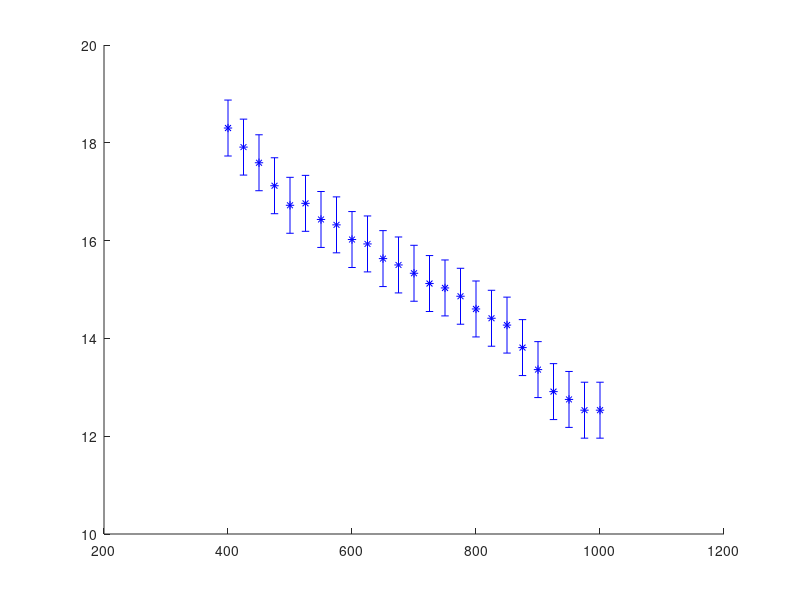

This chart was generated by the following MATLAB code: (Note: this script raises an error after producing the figure.)
%% Calibration of the Ocean spectrometer

%This section shows the calibration  of the ocean spectrometer using the
%calibration source. 
Expected1 = [365.015
404.656
407.783
435.833
546.074
576.96
579.066
696.543
706.722
710.748
727.294
738.393
750.387
763.511
772.376
794.818
800.616
811.531
826.452
852.144
866.794
912.297
922.45];

Recorded1 = [367.11
406.46
409.60
438.41
549.29
578.51
580.62
697.97
708.17
716.22
728.82
739.84
751.76
764.92
773.91
796.22
802.32
812.81
827.80
853.51
868.20
913.49
923.72];

%Remember fluctuation of 0.2nm 

Difference1 = Recorded1 - Expected1;
%This equation gives the delta between the expected values and the
%recorded values so that we can calculate the standard deviation.

Average = mean(Difference1)
Standard_derivation = std(Difference1)

Standard_error = Standard_derivation/sqrt(length(Difference1))
% This is the associated error on the average
%% Calibration of the Bentham monochromator

clc

Expected2 = [
400
425
450
475
500
525
550
575
600
625
650
675
700
725
750
775
800
825
850
875
900
925
950
975
1000];

Recorded2 = [416.51
441.12
465.80
490.33
514.93
539.97
564.64
589.53
614.23
639.14
663.84
688.71
713.54
738.33
763.24
788.07
812.81
837.62
862.48
887.02
911.57
936.12
960.96
985.74
1010.74];

Adjusted2 = Recorded2 + Average;

Difference2 = Adjusted2 - Expected2;

standard_deviation2 = std(Difference2);
weights = 1 / standard_deviation2.^2; 
weightsplot = weights*ones(length(Difference2),1);

%Using the standard error approach to combine the standard error on the
%ocean optics offset average and the error of 0.2nm on the read out of the
%wavelengths on the spectrasuite

serror = sqrt(0.2^2 + Standard_error^2 + 0.5^2);
serrorplot = serror * ones(length(Difference2),1);
clf
hold on
errorbar(Expected2,Difference2,serrorplot,'*b')
plot(fittedmodel1)
xlabel('Wavelength (nm)')
ylabel('Difference in wavelength (nm)')
title('Plot of the difference in wavelength against the wavelength in spectra')
legend('off')
hold off

Bound = confint(fittedmodel1);
Gradlow = Bound(1,2);
Gradup = Bound(2,2);
Intlow = Bound(1,1);
Intup = Bound(2,1);

Grad_err = (Gradup - Gradlow)/2*1.96
Int_err = (Intup - Intlow)/2*1.96





